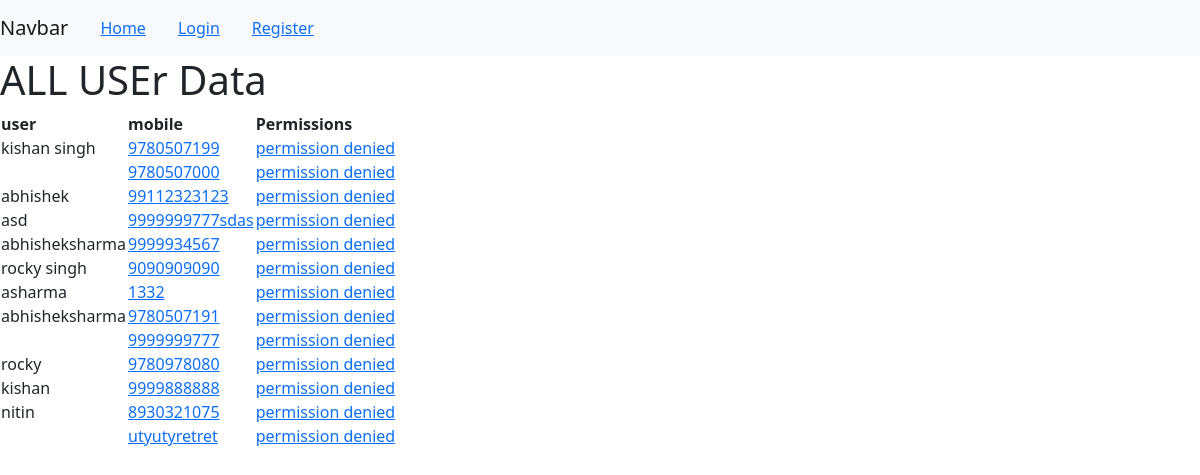
The app's page /alluser/ with its own data.
### base/models.py (models this page shows, shortened)
class User(AbstractBaseUser, PermissionsMixin):
    mobile = models.CharField(max_length=20, unique=True)
    password = models.CharField(max_length=120)
    username = models.CharField(max_length=100)
    is_staff = models.BooleanField(default=False)
    is_superuser = models.BooleanField(default=False)
    objects = UserManager()
    USERNAME_FIELD = 'mobile'
    REQUIRED_FIELDS = []

### base/views.py (the view)
# urls.py: path('alluser/', alluser, name='alluser'),
def alluser(request):
    user = User.objects.all()
    context = {"user":user}
    return render(request, 'alluser.html', context)

### templates/alluser.html
{% extends 'main.html' %}
{% block content %}
<h1>ALL USEr Data</h1>
<table>
    <tr>
        <th>user</th>
        <th>mobile</th>
        <th>Permissions</th>
    </tr>
{% for u in user %}
<tr>
    <td>{{u.username}}</td>
    {% if request.user.is_superuser %}
    <td> <a href="{% url 'singleuser' u.id %}">{{u.mobile}}</a></td>
    <td><a href="{% url 'updateuser' u.id %}">Update</a></td>
    <td><a href="{% url 'deleteuser' u.id %}">Delete</a></td>
    {% else %}
    <td> <a href="{% url 'singleuser' u.id %}">{{u.mobile}}</a></td>
    <td> <a href="#">permission denied</a></td>
    {% endif %}
</tr>
{% endfor %}
</table>
{% endblock %}

### templates/main.html (shortened to what this page needs)
<link href="https://cdn.jsdelivr.net/npm/bootstrap@5.0.2/dist/css/bootstrap.min.css" rel="stylesheet">
<nav class="navbar navbar-expand-lg navbar-light bg-light">
    <a class="navbar-brand" href="#">Navbar</a>
    <div class="collapse navbar-collapse" id="navbarNav">
      <ul class="navbar-nav">
        <li class="navbar-nav mr-auto">
            <a class="navbar-nav ml-auto px-3" href="{% url 'home' %}">Home</a>
        </li>
        {% if request.user.is_authenticated %}
        <li class="navbar-nav mr-auto">
            <a class="navbar-nav mr-auto px-3" href="{% url 'logoutuser' %}">Logout</a>
        </li>
        <li class="nav-item">
            <a class="navbar-nav mr-auto px-3" href="{% url 'alluser' %}">Users</a>
        </li>
        {% if request.user.is_superuser %}
        <li class="nav-item">
          <a class="navbar-nav mr-auto px-3" href="{% url 'createuser' %}">CreateUser</a>
        </li>
        {% else %}
        {% endif %}
        {% else %}
        <li class="nav-item">
          <a class="navbar-nav mr-auto px-3" href="{% url 'loginuser' %}">Login</a>
        </li>
        <li class="nav-item">
          <a class="navbar-nav mr-auto px-3" href="{% url 'registerUser' %}">Register</a>
        </li>
        {% endif %}
      </ul>
    </div>
  </nav>
<div>
{% block content %}
{% endblock %}

### records on screen
User: username "kishan singh", mobile "9780507199"
User: mobile "9780507000"
User: username "abhishek", mobile "99112323123"
User: username "asd", mobile "9999999777sdas"
User: username "abhisheksharma", mobile "9999934567"
User: username "rocky singh", mobile "9090909090"
User: username "asharma", mobile "1332"
User: username "abhisheksharma", mobile "9780507191"
User: mobile "9999999777"
User: username "rocky", mobile "9780978080"
User: username "kishan", mobile "9999888888"
User: username "nitin", mobile "8930321075"
User: mobile "utyutyretret"
